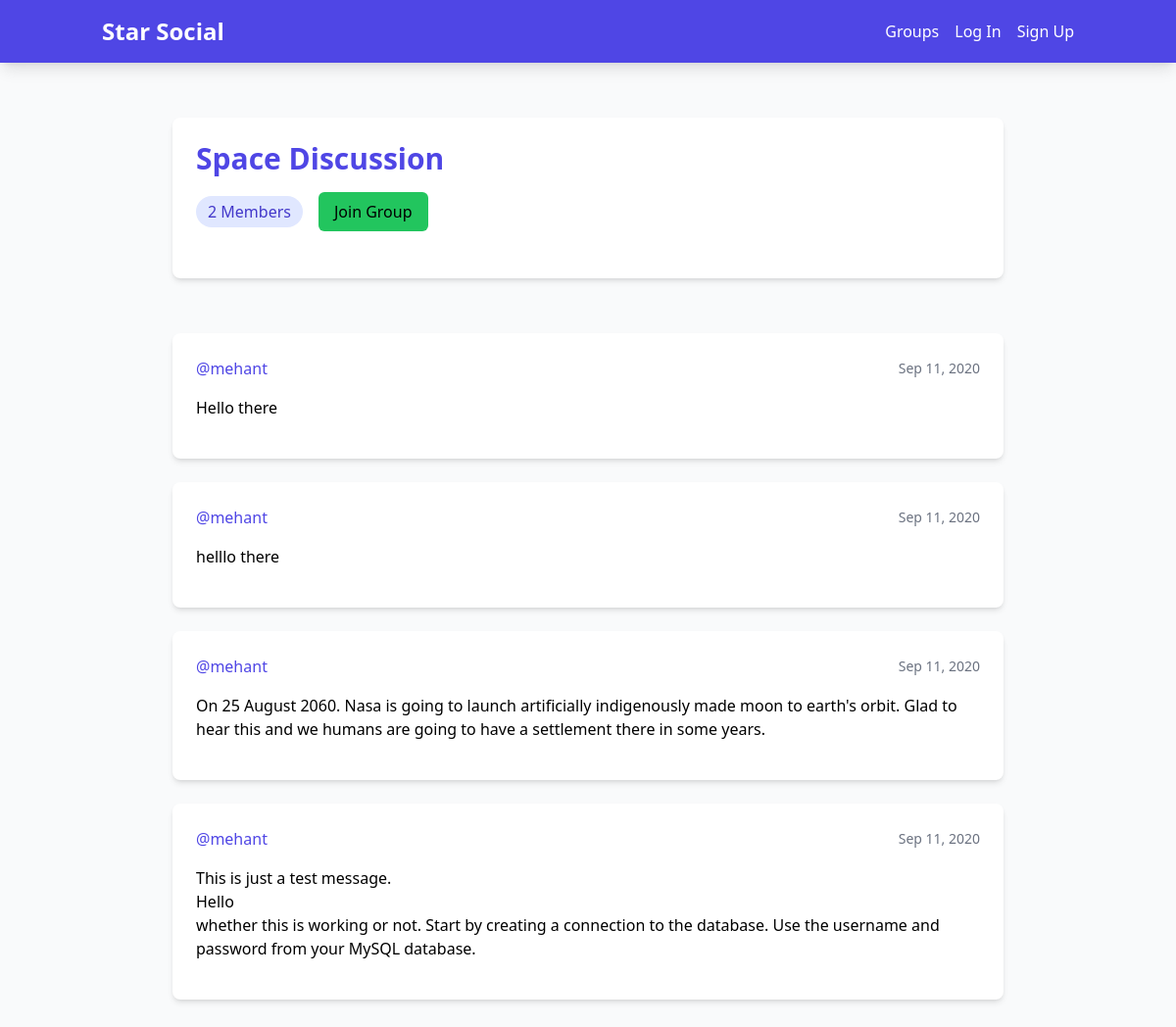
Page /groups/posts/in/space-discussion/ on the committed database.
### groups/models.py (models this page shows, shortened)
class Group(models.Model):
    name = models.CharField(max_length=255, unique=True)
    slug = models.SlugField(allow_unicode=True, unique=True)
    description = models.TextField(blank=True, default='')
    description_html = models.TextField(editable=False, default='', blank=True)
    members = models.ManyToManyField(User, through='GroupMember')
    class Meta:
        ordering = ['name']

### post/models.py (models this page shows, shortened)
class Post(models.Model):
    user = models.ForeignKey(User, related_name='posts', on_delete= models.CASCADE)
    created_at = models.DateTimeField(auto_now=True)
    message = models.TextField()
    message_html = models.TextField(editable=False)
    group = models.ForeignKey(Group, related_name = 'posts', null=True, blank=True, on_delete=models.CASCADE)
    class Meta:
        ordering = ['-created_at']
        unique_together = ['user', 'message']

### groups/views.py (the view)
# urls.py: re_path(r'^posts/in/(?P<slug>[-\w]+)/$', views.SingleGroup.as_view(), name='single'),
class SingleGroup(generic.DetailView):
    model = Group

### groups/templates/groups/group_detail.html
{% extends "groups/group_base.html" %}
{% block pregroup %}
    <div class="max-w-4xl mx-auto p-6">
        <div class="bg-white rounded-lg shadow-md p-6 mb-8">
            <h1 class="text-3xl font-bold text-indigo-600 mb-4">{{ group.name }}</h1>
            <div class="flex items-center space-x-4 mb-6">
                <div class="bg-indigo-100 text-indigo-700 px-3 py-1 rounded-full">
                    {{ group.members.count }} Member{{ group.members.count|pluralize }}
                </div>
                {% if user in group.members.all %}
                    <a href="{% url 'groups:leave' slug=group.slug %}"
                       class="bg-red-500 hover:bg-red-600 text-white px-4 py-2 rounded-md transition duration-200">
                        Leave Group
                    </a>
                {% else %}
                    <a href="{% url 'groups:join' slug=group.slug %}"
                       class="bg-green-500 hover:bg-green-600 text-black px-4 py-2 rounded-md transition duration-200">
                        Join Group
                    </a>
                {% endif %}
            </div>
        </div>
    </div>
{% endblock %}
{% block group_content %}
    <div class="max-w-4xl mx-auto px-6">
        {% if group.posts.count == 0 %}
            <div class="text-center py-12">
                <h2 class="text-2xl text-gray-600">No posts in this group yet!</h2>
            </div>
        {% else %}
            <div class="space-y-6">
                {% for post in group.posts.all %}
                    {% include "post/_post.html" %}
                {% endfor %}
            </div>
        {% endif %}
    </div>
{% endblock %}

### post/templates/post/_post.html (shortened to what this page needs)
<div class="bg-white rounded-lg shadow-md p-6 hover:shadow-lg transition duration-200">
    <div class="mb-4">
        <div class="flex items-center justify-between mb-4">
            <a href="{% url 'post:for_user' username=post.user.username %}"
               class="text-indigo-600 hover:text-indigo-800 font-medium">
                @{{ post.user.username }}
            </a>
            <time class="text-sm text-gray-500">
                <a href="{% url 'post:single' username=post.user.username pk=post.pk %}"
                   class="hover:text-indigo-600">
                    {{ post.created_at|date:"M d, Y" }}
                </a>
            </time>
        </div>
        <div class="prose max-w-none">
            {{ post.message_html|safe }}
        </div>
    </div>
</div>

### rows in the picture
Group: name "Space Discussion", members.count "2"
Post: user.username "mehant", created_at "Sep 11, 2020", message_html "Hello there"
Post: user.username "mehant", created_at "Sep 11, 2020", message_html "helllo there"
Post: user.username "mehant", created_at "Sep 11, 2020", message_html "On 25 August 2060. Nasa is going to launch artificially indigenously made moon to earth's orbit. Glad to hear this and we humans are going to have a settlement there in some years."
Post: user.username "mehant", created_at "Sep 11, 2020", message_html "This is just a test message. Hello whether this is working or not. Start by creating a connection to the database. Use the username and password from your MySQL database."
